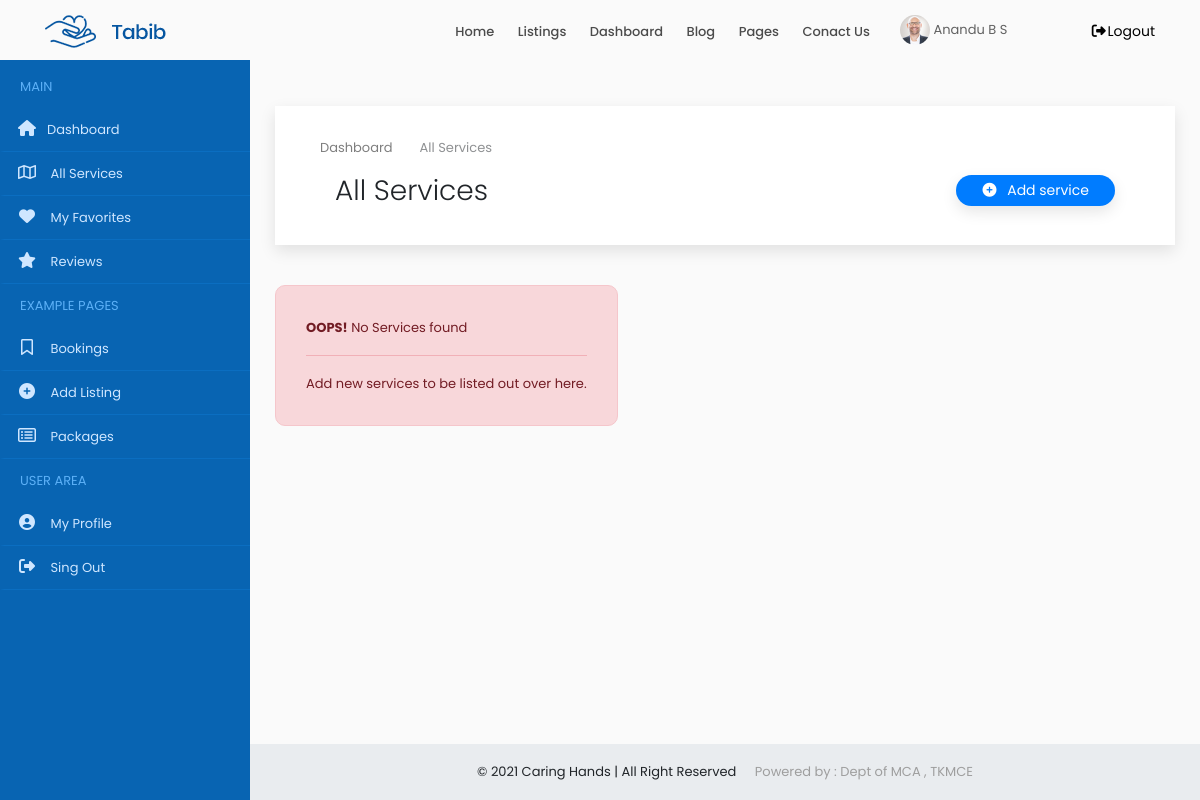
/administrator/services/ (signed in), run on an earlier commit of the app's database.
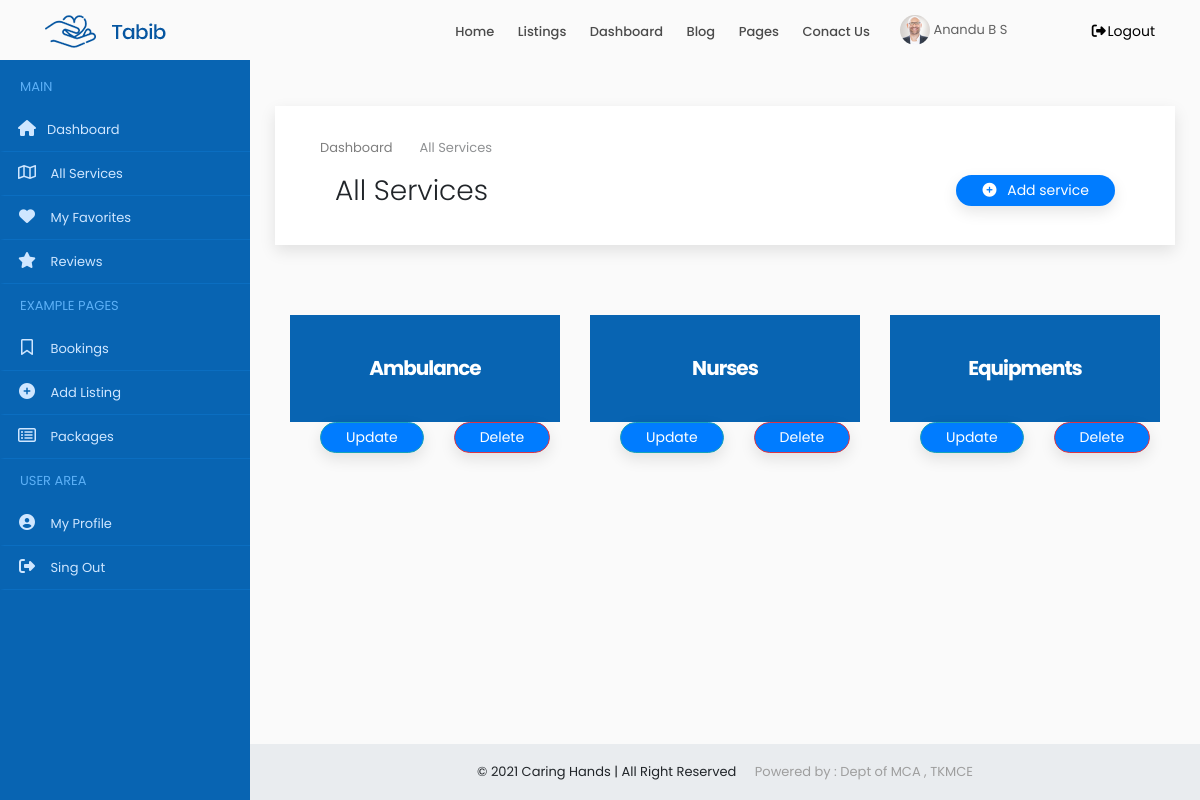
And on a later commit of the database.
### accounts/models.py (models this page shows, shortened)
class Users(models.Model):
    user = models.ForeignKey(User,on_delete=models.CASCADE)
    name = models.CharField(max_length=150)
    email = models.EmailField(max_length=200,null=True, blank=True)
    organization = models.CharField(max_length=250,null=True, blank=True)
    mob = models.CharField(max_length=12)
    sex = models.CharField(max_length=10,choices=gender,default='Male')
    house = models.CharField(max_length=100,null=True, blank=True)
    street1 =models.CharField(max_length=100,null=True, blank=True)
    street2 =models.CharField(max_length=100,null=True, blank=True)
    city = models.CharField(max_length=100,null=True, blank=True)
    district = models.CharField(max_length=100,null=True, blank=True)
    state = models.CharField(max_length=100,null=True,choices=states, blank=True)
    pin = models.CharField(max_length=100,null=True,blank=True)
    age = models.IntegerField(null=True, blank=True)
    type = models.CharField(max_length=20,choices=user_type)
    approval = models.CharField(max_length=20,choices=approval_choices,default='Pending')
    document = models.FileField(upload_to='documents',null=True, blank=True)

class Service(models.Model):
    category = models.CharField(max_length=250)
    providers = models.IntegerField(null=True, blank=True)
    users = models.IntegerField(null=True, blank=True)

### accounts/views.py (the view, shortened to what this page needs)
# urls.py: path('administrator/services/',AllServices.as_view(), name='admin_services'),
class AllServices(View):
    def get(self, request):
        x = AdminCheck(request)
        if x == True:
            user = request.user
            account = Users.objects.get(user=user)
            services = Service.objects.all()
            form = AddServiceForm()
            context = {'account':account,'services':services,'form':form}
            return render(request, 'admin/services.html', context)
        else:
            return redirect('home')

### accounts/functions.py (called while the page is built)
def AdminCheck(request):
    user = request.user
    if user.is_authenticated:
        try:
            u = Users.objects.get(user=user)
            if u.type == 'admin':
                return (True)
            else:
                return (False)
        except:
            return (False)
    else:
        return (False)

### accounts/templates/admin/services.html (shortened to what this page needs)
{% extends 'common/dashboard_main.html' %}
{% load static %}
{% block content %}
{% include 'common/header.html' %}
{% include 'admin/sidenav.html' %}
<div class="content-wrapper">
<div class="container-fluid overflow-hidden">
    <div class="row margin-tb-90px margin-lr-10px sm-mrl-0px">
        <div id="page-title" class="padding-30px background-white full-width box-shadow">
            <div class="container">
                <ol class="breadcrumb opacity-5">
                    <li><a href="{% url 'home' %}">Dashboard</a></li>
                    <li class="active">All Services</li>
                </ol>
                <div class="container-fluid">
                    <div class="row">
                        <div class="col-6">
                            <h1 class="font-weight-300">All Services</h1>
                        </div>
                        <div class="col-6">
                            <div class="text-right">
                                <a href="dashboard-add-listing.html" class=" btn btn-sm border-radius-30  text-white background-second-color  box-shadow  padding-lr-25px margin-left-30px" data-toggle="modal" data-target="#addservice"><i class="fas fa-plus-circle  margin-right-7px"></i> Add service</a>
                            </div>
                        </div>
                    </div>
                </div>
            </div>
        </div>
                            {% load widget_tweaks %}
        <div class="container-fluid">
            <div class="row" style="margin-top:40px">
                {% for i in services %}
                <div class="col-lg-4 col-md-4  col-sm-6 sm-mb-40px wow fadeInUp" data-wow-delay="0.2s" style="visibility: visible; animation-delay: 0.2s; animation-name: fadeInUp;margin-top: 30px;">
                    <div class="pricing hover-effect">
                        <div class="pricing-head text-center">
                            <h3 class="font-weight-700 padding-40px background-main-color margin-0px text-white">
                                <span class=" z-index-2 position-relative d-block">{{i.category|title}}
                                </span>
                            </h3>
                        </div>
                    </div>
                    <div class="pricing-footer">
                        <div class="container-fluid">
                            <div class="row" style="align-items: center;">
                                <button class="btn btn-info btn-sm border-radius-30  text-white background-second-color  box-shadow  padding-lr-25px margin-left-30px" data-toggle="modal" data-target="#updateservice_{{i.id}}"> Update</button>
                                <button class="btn btn-danger btn-sm border-radius-30  text-white background-second-color  box-shadow  padding-lr-25px margin-left-30px" data-toggle="modal" data-target="#deleteservice_{{i.id}}"> Delete</button>
                                                    {% load widget_tweaks %}
                            </div>
                        </div>
                    </div>
                </div>
                {% empty %}
                <div class="alert alert-danger  margin-bottom-35px border-radius-10 padding-30px">
                    <strong>OOPS!</strong> No Services found
                    <hr>
                    <p class="margin-0px">Add new services to be listed out over here.</p>
                </div>
                {% endfor %}
            </div>
        </div>
    </div>
</div>
{% include 'common/small_footer.html' %}
</div>
{% endblock %}

### accounts/templates/common/dashboard_main.html (shortened to what this page needs)
{% load static %}
<!DOCTYPE html>
<html lang="en-US">
<head>
    <link rel="stylesheet" href="{% static 'assets/css/animate.css' %}" />
    <link href="{% static 'assets/css/owl.carousel.css' %}" rel="stylesheet">
    <link href="{% static 'assets/css/owl.theme.css' %}" rel="stylesheet">
    <link rel="stylesheet" href="{% static 'assets/css/bootstrap.min.css' %}">
    <link rel="stylesheet" href="{% static 'assets/css/hover-min.css' %}">
    <link rel="stylesheet" href="{% static 'assets/css/flag-icon.min.css' %}">
    <link rel="stylesheet" href="{% static 'assets/css/style.css' %}">
    <link rel="stylesheet" href="{% static 'assets/css/colors/main.css' %}">
    <link rel="stylesheet" href="{% static 'assets/css/elegant_icon.css' %}">
    <link rel="stylesheet" href="{% static 'assets/css/sb-admin.css' %}">
    <link rel="stylesheet" href="https://unpkg.com/@icon/themify-icons/themify-icons.css">
    <link rel="stylesheet" href="https://cdnjs.cloudflare.com/ajax/libs/font-awesome/6.0.0-beta2/css/all.min.css" />
</head>
<body>
    {% block content %}
    {% endblock %}
</body>
</html>

### accounts/templates/common/header.html (shortened to what this page needs)
{% load static %}
<header>
    <div id="fixed-header-dark" class="header-output fixed-header">
        <div class="container header-in">
            <div class="row">
                <div class="col-lg-2 col-md-12">
                    <a id="logo" href="{% url 'index' %}" class="d-inline-block margin-tb-15px"><img
                            src="{% static 'assets/img/logo-1.png' %}" alt=""></a>
                </div>
                <div class="col-lg-7 col-md-12 position-inherit">
                    <ul id="menu-main" class="nav-menu float-lg-right link-padding-tb-20px">
                        <li><a href="{% url 'index' %}">Home</a>
                        </li>
                        <li class="has-dropdown"><a href="#">Listings</a>
                        </li>
                        <li class="has-dropdown"><a href="#">Dashboard</a>
                        </li>
                        <li class="has-dropdown"><a href="#">Blog</a>
                        </li>
                        <li class="has-dropdown"><a href="#">Pages</a>
                        </li>
                        <li><a href="page-contact-us.html">Conact Us</a></li>
                    </ul>
                </div>
                <div class="col-lg-3 col-md-12">
                    {% if request.user.is_authenticated %}
                    <a href="{% url 'home' %}" class="margin-top-15px d-inline-block text-grey-3 margin-right-15px"><img src="{% static 'assets/img/testimonial-3.png' %}" class="height-30px border-radius-30" alt=""> {{account.name|title}}</a>
                    <a href="{% url 'logout' %}" class="margin-tb-20px d-inline-block text-up-small float-left float-lg-right" data-toggle="modal" data-target="#exampleModal"><i class="fa fa-fw fa-sign-out-alt"></i>Logout</a>
                    {% else %}
                    <a href="{% url 'login' %}" class="margin-tb-20px d-inline-block text-up-small float-left float-lg-right"><i class="far fa-user"></i> Login</a>
                    {% endif %}
                </div>
            </div>
        </div>
    </div>
</header>

### accounts/templates/admin/sidenav.html
<nav class="navbar navbar-expand-lg navbar-dark z-index-9  fixed-top" id="mainNav">
    <div class="collapse navbar-collapse" id="navbarResponsive">
        <ul class="navbar-nav navbar-sidenav background-main-color admin-nav" id="admin-nav">
            <li class="nav-item">
                <span class="nav-title-text">Main</span>
            </li>
            <li class="nav-item" data-toggle="tooltip" data-placement="right" title="Dashboard">
                <a class="nav-link" href="{% url 'home' %}">
                    <i class="fas fa-fw fa-home"></i><span class="nav-link-text">Dashboard</span>
                </a>
            </li>
            <li class="nav-item" data-toggle="tooltip" data-placement="right" title="My items">
                <a class="nav-link" href="{% url 'admin_services' %}">
            <i class="far fa-fw fa-map"></i>
            <span class="nav-link-text">All Services</span>
          </a>
            </li>
            <li class="nav-item" data-toggle="tooltip" data-placement="right" title="My Favorites">
                <a class="nav-link" href="dashboard-my-favorites.html">
            <i class="fa fa-fw fa-heart"></i>
            <span class="nav-link-text">My Favorites</span>
          </a>
            </li>
            <li class="nav-item" data-toggle="tooltip" data-placement="right" title="Reviews">
                <a class="nav-link" href="dashboard-reviews.html">
            <i class="fa fa-fw fa-star"></i>
            <span class="nav-link-text">Reviews</span>
          </a>
            </li>
            <li class="nav-item">
                <span class="nav-title-text">Example Pages</span>
            </li>
            <li class="nav-item" data-toggle="tooltip" data-placement="right" title="Bookings">
                <a class="nav-link" href="dashboard-bookings.html">
                    <i class="far fa-fw fa-bookmark"></i>
                    <span class="nav-link-text">Bookings</span>
                </a>
            </li>
            <li class="nav-item" data-toggle="tooltip" data-placement="right" title="Add Listing">
                <a class="nav-link" href="dashboard-add-listing.html">
                    <i class="fa fa-fw fa-plus-circle"></i>
                    <span class="nav-link-text">Add Listing</span>
                </a>
            </li>
            <li class="nav-item" data-toggle="tooltip" data-placement="right" title="Packages">
                <a class="nav-link" href="dashboard-packages.html">
                    <i class="far fa-fw fa-list-alt"></i>
                    <span class="nav-link-text">Packages</span>
                </a>
            </li>
            <li class="nav-item">
                <span class="nav-title-text">User Area</span>
            </li>
            <li class="nav-item" data-toggle="tooltip" data-placement="right" title="My Profile">
                <a class="nav-link" href="dashboard-my-profile.html">
                    <i class="fa fa-fw fa-user-circle"></i>
                    <span class="nav-link-text">My Profile</span>
                </a>
            </li>
            <li class="nav-item" data-toggle="tooltip" data-placement="right" title="Sing Out">
                <a class="nav-link" href="{% url 'logout' %}" data-toggle="modal" data-target="#exampleModal">
                    <i class="fa fa-fw fa-sign-out-alt"></i>
                    <span class="nav-link-text">Sing Out</span>
                </a>
            </li>
        </ul>
    </div>
</nav>

### accounts/templates/common/small_footer.html
<footer class="sticky-footer">
    <div class="container">
        <div class="text-center">
            <span>© 2021 Caring Hands | All Right Reserved <a class="text-grey-2 margin-left-15px" href="https://www.tkmce.ac.in" target="_blank">Powered by : Dept of MCA , TKMCE</a></span>
        </div>
    </div>
</footer>

### static/assets/css/colors/main.css (style rules this page uses)
.background-main-color { background-color: #0864b2; }
.background-second-color { background-color: #007cff; }

### static/assets/css/sb-admin.css (style rules this page uses)
html { position: relative; min-height: 100%; }
body { overflow-x: hidden; }
.content-wrapper { min-height: calc(100vh - 56px); padding-top: 1rem; }
#mainNav .navbar-collapse { overflow: auto; max-height: 75vh; }
#mainNav .navbar-collapse .navbar-nav .nav-item .nav-link { cursor: pointer; }
.admin-nav { padding: 5px 0px 10px 0px ; }
.admin-nav .nav-title-text { padding: 10px 20px 10px 20px; display: block; text-transform: uppercase; color: #5cb0f7 }
.admin-nav > li > a { padding: 15px 15px 15px 15px; border-bottom: 1px solid #0b6ec1 ; border-left: 4px solid #0864b2; }
.admin-nav > li > a .fa-fw { margin-right: 10px; font-size: 16px; }
@media (min-width: 992px) { #mainNav .navbar-collapse { overflow: visible; max-height: none; } }
@media (min-width: 992px) { #mainNav .navbar-collapse .navbar-sidenav { padding-bottom: 100px; position: absolute; top: 0; left: 0; overflow-x: hidden; overflow-y: auto; -webkit-flex-direction: column; -ms-flex-direction: column; flex-direction: column; margin-top: 60px; } }
@media (min-width: 992px) { #mainNav .navbar-collapse .navbar-sidenav > .nav-item { width: 250px; padding: 0; } }
@media (min-width: 992px) { #mainNav .navbar-collapse .navbar-sidenav > .nav-item > .nav-link { padding: 10px 1em 10px 1em; } }
@media (min-width: 992px) { #mainNav.fixed-top .navbar-sidenav { height: calc(100vh); } }
.content-wrapper { overflow-x: hidden; }
@media (min-width: 992px) { .content-wrapper { margin-left: 250px; } }
#mainNav.navbar-dark .navbar-collapse .navbar-sidenav > .nav-item > .nav-link { color: #cfe6ff; }
footer.sticky-footer { position: absolute; right: 0; bottom: 0; width: 100%; height: 56px; background-color: #e9ecef; line-height: 55px; }
@media (min-width: 992px) { footer.sticky-footer { width: calc(100% - 250px); } }

What changed in the data, as far as the page shows it:
added Service: category "Ambulance"
added Service: category "Nurses"
added Service: category "Equipments"
Also different on the page:
text no longer shown: "OOPS! No Services found Add new services to be listed out over here."
